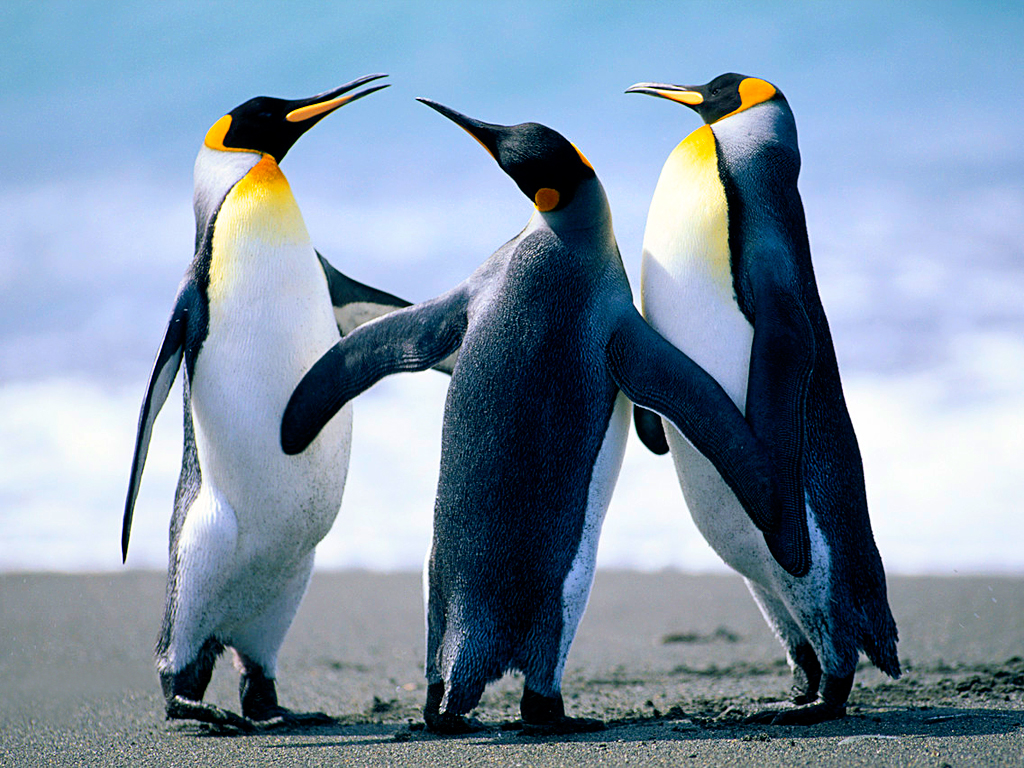
//> input picture DIP/stuff.jpg, 1024 x 768 px
$ ./ReportCode7-2   (built with g++ and OpenCV 4)
//> lines starting //> are read from the running program, lines starting //| are printed output that depends on the picture
#include<opencv2/core/core.hpp>
#include<opencv2/highgui/highgui.hpp>
#include<opencv2/imgproc/imgproc.hpp>
#include<iostream>

using namespace cv;
using namespace std;

int main() {
	//Load image
	Mat img = imread("stuff.jpg", CV_LOAD_IMAGE_COLOR);
//> img is the input picture: 768 rows x 1024 cols, CV_8UC3; mean B, G, R 168.1, 148, 127.8

	if (img.empty()) {//If image wasn't loaded...
		cout << "Image couldn't be loaded" << endl;
		exit(0);
	}

	//Decreasesd Image size as 1/4
	resize(img, img, Size(img.cols / 2, img.rows / 2), 0, 0, CV_INTER_NN);
//> img: 384 rows x 512 cols, CV_8UC3

	//Convert RGB image into HSV image
	cvtColor(img, img, CV_RGB2HSV);
//> img: 384 rows x 512 cols, CV_8UC3; mean H, S, V 24, 98.1, 171.3

	//Shows HSV Image
	imshow("HSV_Image", img);
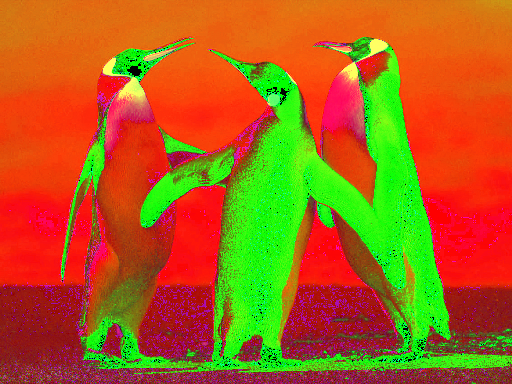
//> window 'HSV_Image': 384 rows x 512 cols, CV_8UC3; mean B, G, R 24, 98.1, 171.3

	vector<Mat> HSV_channels;
	//Splits Hue, Saturation, Value from HSV image
	split(img, HSV_channels);
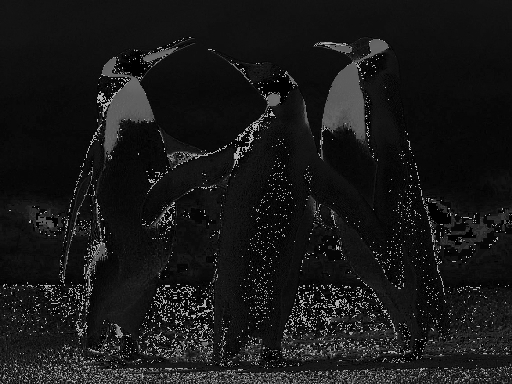
//> HSV_channels[0]: 384 rows x 512 cols, CV_8UC1; min 0, max 179, mean 24
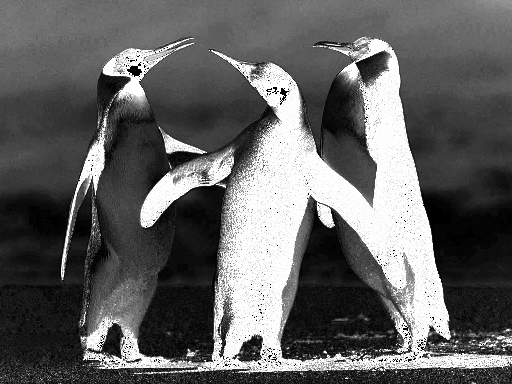
//> HSV_channels[1]: 384 rows x 512 cols, CV_8UC1; min 0, max 255, mean 98.1
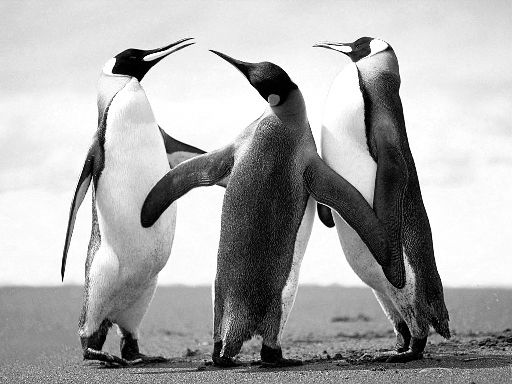
//> HSV_channels[2]: 384 rows x 512 cols, CV_8UC1; min 0, max 255, mean 171.3

	//Shows H, S, V Images
	imshow("H Image", HSV_channels[0]);
	imshow("S Image", HSV_channels[1]);
	imshow("V Image", HSV_channels[2]);

	Mat v_channel_equalized;

	//Equalize value channel
	equalizeHist(HSV_channels[2], v_channel_equalized);
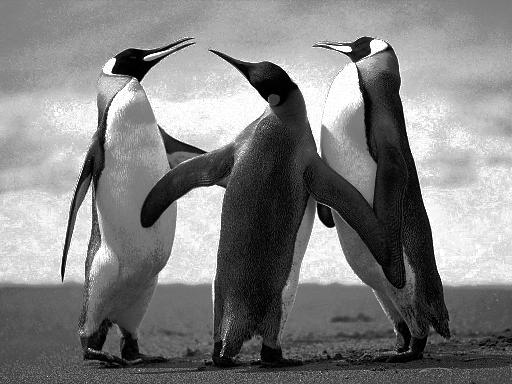
//> v_channel_equalized: 384 rows x 512 cols, CV_8UC1; min 0, max 255, mean 128.4

	imshow("Equalized V Image", v_channel_equalized);

	//Change Value channel to Equalized value channel
	HSV_channels.pop_back();
	HSV_channels.emplace_back(v_channel_equalized);

	Mat hsv_result;

	//Gets HSV Image with merging Hue, Saturation, Value channels
	merge(HSV_channels, hsv_result);
//> hsv_result: 384 rows x 512 cols, CV_8UC3; mean H, S, V 24, 98.1, 128.4

	imshow("HSV Image Result", hsv_result);//Shows result image
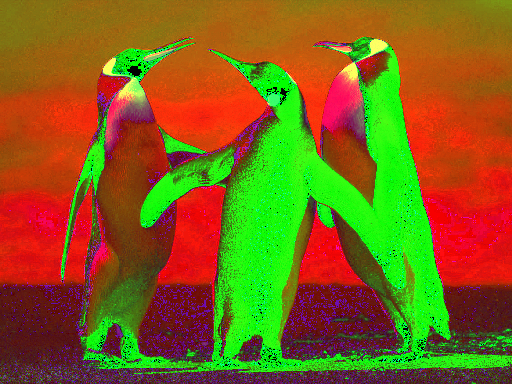
//> window 'HSV Image Result': 384 rows x 512 cols, CV_8UC3; mean B, G, R 24, 98.1, 128.4

	Mat rgb_result;

	//Gets RGB Image converted from HSV Image
	cvtColor(hsv_result, rgb_result, CV_HSV2RGB);
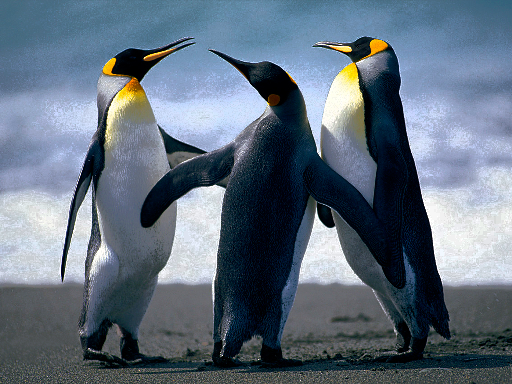
//> rgb_result: 384 rows x 512 cols, CV_8UC3; mean B, G, R 125.9, 111, 96.9

	imshow("RGB Image Result", rgb_result);

	waitKey(0);

	//Stores Images
	imwrite("hsv_image.jpg", img);
	imwrite("value_equalized_hsv_image.jpg", hsv_result);
	imwrite("value_equalized_rgb_image.jpg", rgb_result);

	destroyAllWindows();
}
